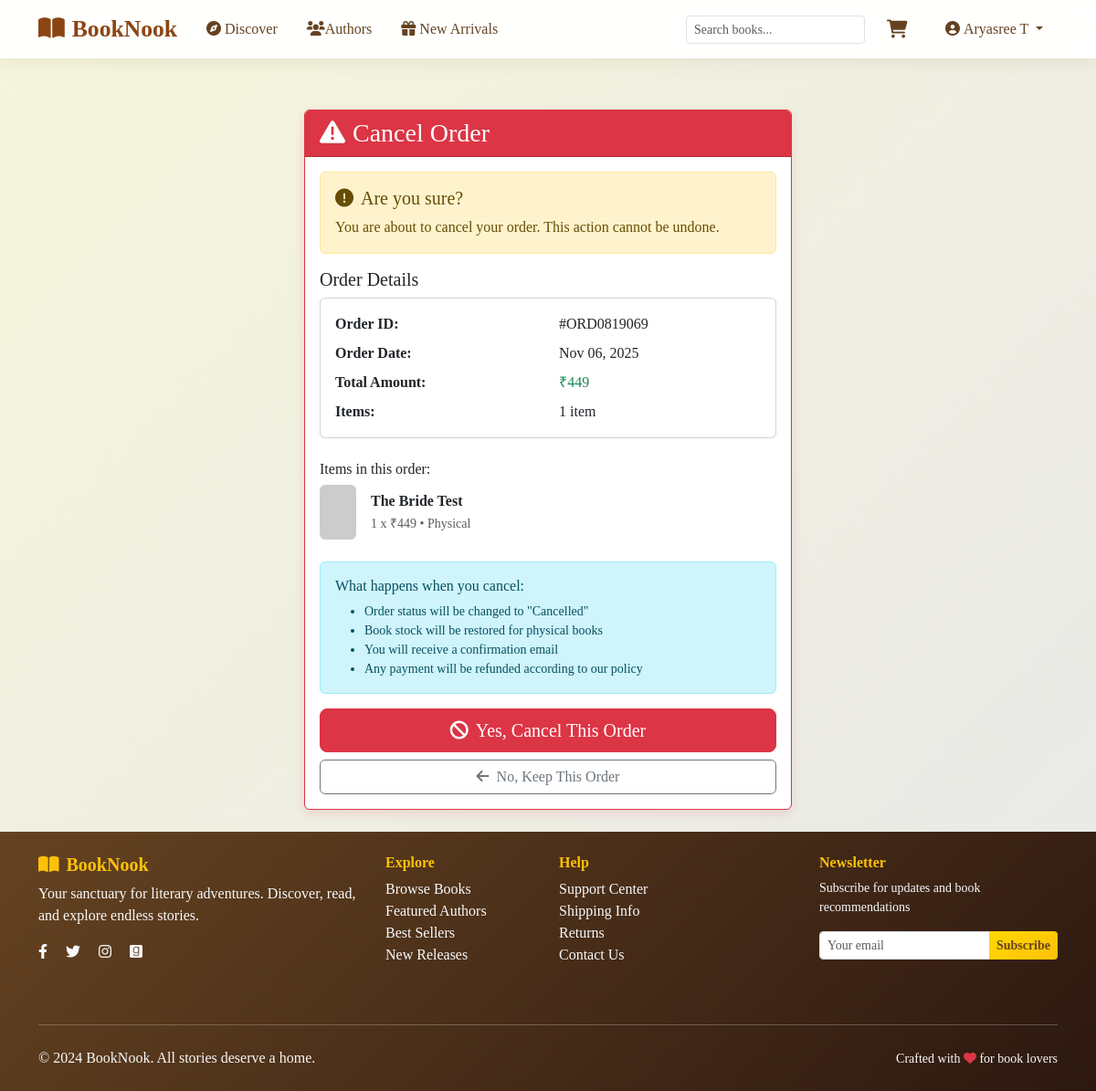
The page /orders/ORD0819069/cancel/ (signed in) on the database its author committed.
### bookapp/models.py (models this page shows, shortened)
class Order(models.Model):
    ORDER_STATUS = [
        ('pending', 'Pending'),
        ('confirmed', 'Confirmed'),
        ('processing', 'Processing'),
        ('shipped', 'Shipped'),
        ('delivered', 'Delivered'),
        ('cancelled', 'Cancelled'),
    ]
    PAYMENT_STATUS = [
        ('pending', 'Pending'),
        ('processing', 'Processing'),
        ('completed', 'Completed'),
        ('failed', 'Failed'),
        ('refunded', 'Refunded'),
    ]
    order_id = models.CharField(max_length=20, unique=True, primary_key=True)
    user = models.ForeignKey(User, on_delete=models.CASCADE, related_name='orders')
    total_amount = models.DecimalField(max_digits=10, decimal_places=2)
    shipping_address = models.TextField()
    payment_method = models.CharField(max_length=50, default='Credit Card')
    razorpay_order_id = models.CharField(max_length=100, blank=True)
    razorpay_payment_id = models.CharField(max_length=100, blank=True)
    order_status = models.CharField(max_length=20, choices=ORDER_STATUS, default='pending')
    payment_status = models.CharField(max_length=20, choices=PAYMENT_STATUS, default='pending')
    created_at = models.DateTimeField(auto_now_add=True)
    updated_at = models.DateTimeField(auto_now=True)
    paid_at = models.DateTimeField(null=True, blank=True)
    delivered_at = models.DateTimeField(null=True, blank=True)
    tracking_number = models.CharField(max_length=100, blank=True)
    shipping_carrier = models.CharField(max_length=50, blank=True)
    has_physical_books = models.BooleanField(default=False)
    @property
    def total_items(self):
        return sum(item.quantity for item in self.items.all())

class OrderItem(models.Model):
    order = models.ForeignKey(Order, on_delete=models.CASCADE, related_name='items')
    book = models.ForeignKey(Book, on_delete=models.CASCADE)
    quantity = models.PositiveIntegerField(default=1)
    price = models.DecimalField(max_digits=8, decimal_places=2)  # Price at time of order
    book_type = models.CharField(max_length=10, choices=Book.BOOK_TYPES)  # Format chosen

class Book(models.Model):
    BOOK_TYPES = [
        ('digital', 'Digital'),
        ('physical', 'Physical'),
        ('both', 'Both'),
    ]
    isbn = models.CharField(max_length=20, primary_key=True)
    title = models.CharField(max_length=300)
    authors = models.ManyToManyField(Author, related_name='books')
    publication_year = models.IntegerField()
    price = models.DecimalField(max_digits=8, decimal_places=2)
    summary = models.TextField(blank=True)
    cover_image = models.URLField(blank=True)
    book_pdf = models.FileField(upload_to='book_pdfs/', null=True, blank=True)  # New PDF field
    tags = JSONField(default=list, blank=True)
    genre = models.ForeignKey(Genre, on_delete=models.SET_NULL, null=True, related_name='books')
    book_type = models.CharField(max_length=10, choices=BOOK_TYPES, default='both')
    stock = models.IntegerField(default=0)
    average_rating = models.DecimalField(
        max_digits=3,
        decimal_places=2,
        default=3.50,  # Start with a decent rating
        validators=[MinValueValidator(0), MaxValueValidator(5)]
    )
    rating_count = models.IntegerField(default=0)
    created_at = models.DateTimeField(null=True, blank=True)
    updated_at = models.DateTimeField(null=True, blank=True)
    class Meta:
        ordering = ['-publication_year', 'title']

### bookapp/views.py (the view, shortened to what this page needs)
# urls.py: path('orders/<str:order_id>/cancel/', views.cancel_order, name='cancel_order'),
@login_required
def cancel_order(request, order_id):
    order = get_object_or_404(Order, order_id=order_id, user=request.user)
    if order.order_status not in ['pending', 'confirmed']:
        messages.error(request, 'This order cannot be cancelled.')
        return redirect('order_detail', order_id=order_id)
    context = {
        'order': order
    }
    return render(request, 'orders/order_cancel.html', context)

### bookapp/templates/orders/order_cancel.html (shortened to what this page needs)
{% extends 'base.html' %}
{% block content %}
<div class="container">
    <div class="row justify-content-center">
        <div class="col-lg-6">
            <div class="card border-danger">
                <div class="card-header bg-danger text-white">
                    <h3 class="mb-0">
                        <i class="fas fa-exclamation-triangle me-2"></i>Cancel Order
                    </h3>
                </div>
                <div class="card-body">
                    <div class="alert alert-warning">
                        <h5 class="alert-heading">
                            <i class="fas fa-exclamation-circle me-2"></i>Are you sure?
                        </h5>
                        <p class="mb-0">You are about to cancel your order. This action cannot be undone.</p>
                    </div>
                    <div class="mb-4">
                        <h5>Order Details</h5>
                        <div class="card">
                            <div class="card-body">
                                <div class="row">
                                    <div class="col-6">
                                        <strong>Order ID:</strong>
                                    </div>
                                    <div class="col-6">
                                        #{{ order.order_id }}
                                    </div>
                                </div>
                                <div class="row mt-2">
                                    <div class="col-6">
                                        <strong>Order Date:</strong>
                                    </div>
                                    <div class="col-6">
                                        {{ order.created_at|date:"M d, Y" }}
                                    </div>
                                </div>
                                <div class="row mt-2">
                                    <div class="col-6">
                                        <strong>Total Amount:</strong>
                                    </div>
                                    <div class="col-6">
                                        <span class="text-success">₹{{ order.total_amount|floatformat:0 }}</span>
                                    </div>
                                </div>
                                <div class="row mt-2">
                                    <div class="col-6">
                                        <strong>Items:</strong>
                                    </div>
                                    <div class="col-6">
                                        {{ order.total_items }} item{{ order.total_items|pluralize }}
                                    </div>
                                </div>
                            </div>
                        </div>
                    </div>
                    <div class="mb-4">
                        <h6>Items in this order:</h6>
                        {% for item in order.items.all %}
                        <div class="d-flex align-items-center mb-2">
                            <img src="{{ item.book.cover_image }}"
                                 alt="{{ item.book.title }}"
                                 class="rounded me-3"
                                 style="width: 40px; height: 60px; object-fit: cover;"
                                 onerror="this.onerror=null; this.src='https://placehold.co/40x60/6c757d/white?text=No+Cover'">
                            <div class="flex-grow-1">
                                <div class="fw-bold">{{ item.book.title }}</div>
                                <small class="text-muted">
                                    {{ item.quantity }} x ₹{{ item.price|floatformat:0 }} • {{ item.get_book_type_display }}
                                </small>
                            </div>
                        </div>
                        {% endfor %}
                    </div>
                    <div class="alert alert-info">
                        <h6 class="alert-heading">What happens when you cancel:</h6>
                        <ul class="mb-0 small">
                            <li>Order status will be changed to "Cancelled"</li>
                            {% if order.has_physical_books %}
                            <li>Book stock will be restored for physical books</li>
                            {% endif %}
                            <li>You will receive a confirmation email</li>
                            <li>Any payment will be refunded according to our policy</li>
                        </ul>
                    </div>
                    <form method="post">
                        <div class="d-grid gap-2">
                            <button type="submit" class="btn btn-danger btn-lg">
                                <i class="fas fa-ban me-2"></i>Yes, Cancel This Order
                            </button>
                            <a href="{% url 'order_detail' order.order_id %}" class="btn btn-outline-secondary">
                                <i class="fas fa-arrow-left me-2"></i>No, Keep This Order
                            </a>
                        </div>
                    </form>
                </div>
            </div>
        </div>
    </div>
</div>
{% endblock %}

### bookapp/templates/base.html (shortened to what this page needs)
<!DOCTYPE html>
<html lang="en">
<head>
    <link href="https://cdn.jsdelivr.net/npm/bootstrap@5.3.0/dist/css/bootstrap.min.css" rel="stylesheet">
    <link rel="stylesheet" href="https://cdnjs.cloudflare.com/ajax/libs/font-awesome/6.0.0/css/all.min.css">
    {% load static %}
</head>
<body class="d-flex flex-column min-vh-100">
    <nav class="navbar navbar-expand-lg navbar-light fixed-top" id="mainNavbar">
        <div class="container">
            <a class="navbar-brand fw-bold text-brown" href="{% url 'home' %}">
                <i class="fas fa-book-open me-2"></i>BookNook
            </a>
            <div class="collapse navbar-collapse" id="navbarNav">
                <ul class="navbar-nav me-auto">
                    {% if not user.is_staff %}
                    <li class="nav-item">
                        <a class="nav-link" href="{% url 'book_catalog' %}">
                            <i class="fas fa-compass me-1"></i>Discover
                        </a>
                    </li>
                    <li class="nav-item">
                        <a class="nav-link" href="{% url 'author_list' %}">
                            <i class="fas fa-users me-1"></i>Authors
                        </a>
                    </li>
                    <li class="nav-item">
                        <a class="nav-link" href="{% url 'new_arrivals' %}">
                            <i class="fas fa-gift me-1"></i>New Arrivals
                        </a>
                    </li>
                    {% endif %}
                </ul>
                <ul class="navbar-nav">
                    {% if not user.is_staff %}
                    <li class="nav-item me-2" style="align-self: center">
                        <form class="d-flex" action="{% url 'book_catalog' %}" method="get">
                            <input class="form-control form-control-sm" type="search"
                                   placeholder="Search books..." name="q" aria-label="Search">
                        </form>
                    </li>
                    {% endif %}
                    {% if user.is_authenticated and not user.is_staff%}
                    <li class="nav-item me-3">
                        <a class="nav-link position-relative" href="{% url 'cart_detail' %}">
                            <i class="fas fa-shopping-cart fa-lg"></i>
                        </a>
                    </li>
                    {% endif %}
                    {% if user.is_authenticated %}
                    <li class="nav-item dropdown">
                        <a class="nav-link dropdown-toggle" href="#" role="button"
                           data-bs-toggle="dropdown" aria-expanded="false">
                            <i class="fas fa-user-circle me-1"></i>{{ user.get_full_name }}
                        </a>
                    </li>
                    {% endif %}
                </ul>
            </div>
        </div>
    </nav>
    <div class="toast-container position-fixed top-0 end-0 p-3" style="z-index: 9999;">
    </div>
    <main class="container my-4 flex-grow-1 pt-5">
        {% block content %}{% endblock %}
    </main>
    <footer class="bg-dark text-light py-4 mt-auto">
        <div class="container">
            <div class="row">
                <div class="col-lg-4 col-md-6 mb-4">
                    <h5 class="fw-bold text-warning">
                        <i class="fas fa-book-open me-2"></i>BookNook
                    </h5>
                    <p class="mb-3">Your sanctuary for literary adventures. Discover, read, and explore endless stories.</p>
                    <div class="social-links">
                        <a href="#" class="text-light me-3"><i class="fab fa-facebook-f"></i></a>
                        <a href="#" class="text-light me-3"><i class="fab fa-twitter"></i></a>
                        <a href="#" class="text-light me-3"><i class="fab fa-instagram"></i></a>
                        <a href="#" class="text-light"><i class="fab fa-goodreads"></i></a>
                    </div>
                </div>
                <div class="col-lg-2 col-md-6 mb-4">
                    <h6 class="fw-bold text-warning">Explore</h6>
                    <ul class="list-unstyled">
                        <li><a href="{% url 'book_catalog' %}" class="text-light text-decoration-none">Browse Books</a></li>
                        <li><a href="#" class="text-light text-decoration-none">Featured Authors</a></li>
                        <li><a href="#" class="text-light text-decoration-none">Best Sellers</a></li>
                        <li><a href="#" class="text-light text-decoration-none">New Releases</a></li>
                    </ul>
                </div>
                <div class="col-lg-3 col-md-6 mb-4">
                    <h6 class="fw-bold text-warning">Help</h6>
                    <ul class="list-unstyled">
                        <li><a href="#" class="text-light text-decoration-none">Support Center</a></li>
                        <li><a href="#" class="text-light text-decoration-none">Shipping Info</a></li>
                        <li><a href="#" class="text-light text-decoration-none">Returns</a></li>
                        <li><a href="#" class="text-light text-decoration-none">Contact Us</a></li>
                    </ul>
                </div>
                <div class="col-lg-3 col-md-6 mb-4">
                    <h6 class="fw-bold text-warning">Newsletter</h6>
                    <p class="small">Subscribe for updates and book recommendations</p>
                    <div class="input-group">
                        <input type="email" class="form-control form-control-sm" placeholder="Your email">
                        <button class="btn btn-warning btn-sm" type="button">Subscribe</button>
                    </div>
                </div>
            </div>
            <hr class="my-4 bg-secondary">
            <div class="row align-items-center">
                <div class="col-md-6">
                    <p class="mb-0">&copy; 2024 BookNook. All stories deserve a home.</p>
                </div>
                <div class="col-md-6 text-md-end">
                    <p class="mb-0 small">Crafted with <i class="fas fa-heart text-danger"></i> for book lovers</p>
                </div>
            </div>
        </div>
    </footer>
</body>
</html>

### rows shown on the page
Order: order_id "ORD0819069", created_at "Nov 06, 2025", total_amount "449", total_items "1"
OrderItem: book "The Bride Test", quantity "1", price "449", book_type "Physical"

### other values the page prints
{{ user.get_full_name }} "Aryasree T"
